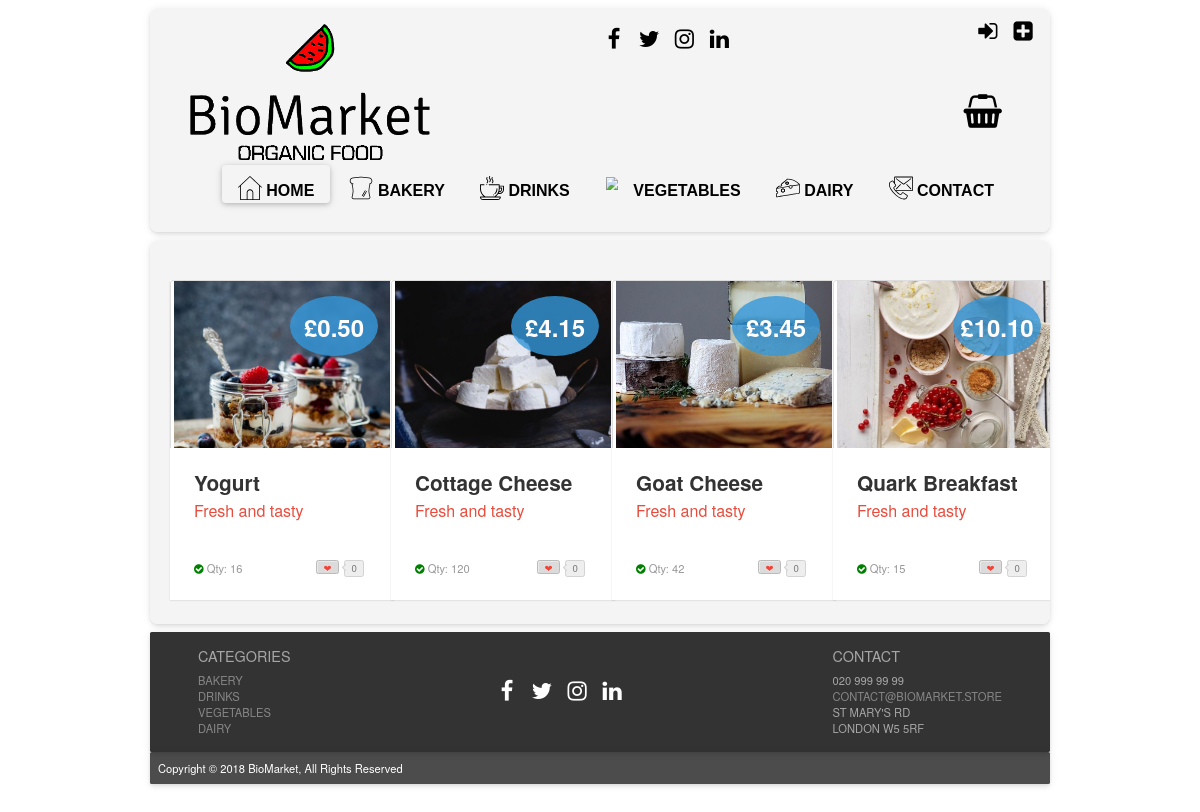
The page /?page=products_dairy on the database its author committed.
### tables this page shows
CREATE TABLE IF NOT EXISTS `products` (
  `prod_id` int(11) NOT NULL AUTO_INCREMENT,
  `prod_name` varchar(50) NOT NULL,
  `price` decimal(5,2) NOT NULL,
  `sup_id` int(11) NOT NULL,
  `prod_dsc` varchar(230) NOT NULL,
  `prod_img` text NOT NULL,
  `cat_id` int(11) NOT NULL,
  `sto_qty` int(8) NOT NULL,
  PRIMARY KEY (`prod_id`),
  KEY `sup_id` (`sup_id`),
  KEY `cat_id` (`cat_id`)
);

### index.php (called while the page is built, shortened)
<?php
include "php/config.php";
$page = "home";
if (isset($_GET["page"])) {
    $page = basename($_GET["page"]);
}
if (file_exists("php/".$page.".php")) {
    include "php/".$page.".php";
}
include "layout.php";

### php/config.php (called while the page is built, shortened)
<?php
function is_logged_in()
{
    return isset($_SESSION["logged_in"]) && ($_SESSION["logged_in"] == true);
}
function get_user_level()
{
    $level = "VISITOR";
    return $level;
}

### php/products_dairy.php (the view, shortened to what this page needs)
<!DOCTYPE html>
<html lang="en">
    <?php
    $userlevel = get_user_level();
    ?>
    <head>
        <link rel="stylesheet prefetch" href="css/__codepen_io_andytran_pen.css">
        <link rel="stylesheet" href="css/stylelogin.css">
        <link rel="stylesheet" href="css/product_card_style.css">
    </head>
    <body>
        <section class="category-section">
            <div class="container">
                <div class="row">
                    <?php
                    $search = "SELECT * FROM products WHERE cat_id = '4' ORDER BY prod_id ASC";
                    $result = mysqli_query($mysqli, $search);
                    while ($row = mysqli_fetch_assoc($result)) {
                        if (!$row["sto_qty"] <= 0) {
                            if ($userlevel == "MEMBER") {
                                ?>
                                <div class="col-lg-3 col-sm-6 col-xs-12" ><a href="#"></a>
                                    <div class="post-module">
                                        <div class="thumbnail">
                                            <div class="price">
                                                <div class="deal">&pound<?php echo $row["price"] ?></div>
                                            </div><img alt="product example" src="<?php echo $row["prod_img"] ?>">
                                        </div>
                                        <div class="post-content">
                                            <div class="category">
                                                <?php
                                                print '<div class="toCard"><a href="?page=product_page&prod_id=' . $row["prod_id"] . '&action=add_to_basket">Add to Basket</a>
                    </div> ';
                                                ?>
                                            </div>
                                            <h1 class="title"><?php echo $row["prod_name"] ?></h1>
                                            <h2 class="sub_title">Fresh and tasty</h2>
                                            <p class="description"><?php echo $row["prod_dsc"] ?>
                                            <div class="post-meta">
                                                <span class="showStock"><i class="fa fa-check-circle"></i>
                                                    <a>Qty: <?php echo $row["sto_qty"] ?></a></span><a href="#" title="Love it" class="btn btn-counter" data-count="0"><span>&#x2764;</span></a></div>
                                        </div>
                                    </div>
                                </div>
                                <?php
                            } else {
                                ?>
                                <div class="col-lg-3 col-sm-6 col-xs-12" ><a href="#"></a>
                                    <div class="post-module">
                                        <div class="thumbnail">
                                            <div class="price">
                                                <div class="deal">&pound<?php echo $row["price"] ?></div>
                                            </div><img alt="product example" src="<?php echo $row["prod_img"] ?>">
                                        </div>
                                        <div class="post-content">
                                            <h1 class="title"><?php echo $row["prod_name"] ?></h1>
                                            <h2 class="sub_title">Fresh and tasty</h2>
                                            <p class="description"><?php echo $row["prod_dsc"] ?>
                                            <div class="post-meta">
                                                <span class="showStock"><i class="fa fa-check-circle"></i>
                                                    <a>Qty: <?php echo $row["sto_qty"] ?></a></span><a href="#" title="Love it" class="btn btn-counter" data-count="0"><span>&#x2764;</span></a></div>
                                        </div>
                                    </div>
                                </div>
                                <?php
                            }
                        }
                    }
                    ?>
                </div>
            </div>
        </section>
    </body>
</html>

### css/style.css (style rules this page uses)
html { font-family: 'Helvetica', 'Arial', 'sans-serif'; }
* { margin: 0; padding: 0; border: 0; font-size: 100%; font: inherit; vertical-align: baseline; }
body { zoom: 0.8; -moz-transform: scale(1); -moz-transform: zoom(0.8); -moz-transform-origin: 50 50; max-width: 75%; margin: 0 auto; }
a:link { color: black; text-decoration: none; }
.footer-section { color: #fff; max-width: 1500px; height: 150px; margin: auto; background-color: rgb(0, 0, 0, 0.8); margin-top: 10px; padding: 10px; box-shadow: 0 2px 4px -1px rgba(0, 0, 0, 0.06), 0 4px 5px 0 rgba(0, 0, 0, 0.06), 0 1px 10px 0 rgba(0, 0, 0, 0.08); border-radius: 2px; position: relative; overflow: hidden; }
.post-footer { color: #fff; max-width: 1500px; height: 40px; margin: auto; background-color: rgb(0, 0, 0, 0.7); margin-top: 0px; padding: 10px; box-shadow: 0 2px 4px -1px rgba(0, 0, 0, 0.06), 0 4px 5px 0 rgba(0, 0, 0, 0.06), 0 1px 10px 0 rgba(0, 0, 0, 0.08); border-radius: 2px; position: relative; overflow: hidden; }
.footer-cat { color: #a6a6a6; text-transform: uppercase; float: left; margin-left: 50px; }
.footer-cat ul { list-style-type: none; }
.footer-cat ul > li a:visited, .footer-cat ul > li a:link { color: #878787; }
.footer-contact { color: #a6a6a6; float: right; margin-right: 50px; text-transform: uppercase; }
.footer-contact ul { list-style-type: none; }
.footer-contact ul > li a:visited, .footer-contact ul > li a:link { color: #878787; }
.social-link-footer { text-align: center; Margin-top: 50px; }
.social-link-footer li { display: inline-block; vertical-align: central; margin-right: 5px; }
.social-link-footer li a { width: 35px; height: 35px; text-align: center; line-height: 35px; border-width: 0px; display: block; color: #fff; -webkit-transition: all .2s ease; -moz-transition: all .2s ease; -o-transition: all .2s ease; transition: all .2s ease; }
.category-section { max-width: 1500px; margin: auto; background-color: rgb(242, 242, 242, 0.8); margin-top: 10px; padding: 10px; box-shadow: 0 2px 4px -1px rgba(0, 0, 0, 0.06), 0 4px 5px 0 rgba(0, 0, 0, 0.06), 0 1px 10px 0 rgba(0, 0, 0, 0.08); border-radius: 10px; position: relative; overflow: hidden; }

### rows shown on the page
products: price "0.50", prod_img (picture), prod_name "Yogurt", sto_qty "16"
products: price "4.15", prod_img (picture), prod_name "Cottage Cheese", sto_qty "120"
products: price "3.45", prod_img (picture), prod_name "Goat Cheese", sto_qty "42"
products: price "10.10", prod_img (picture), prod_name "Quark Breakfast", sto_qty "15"
